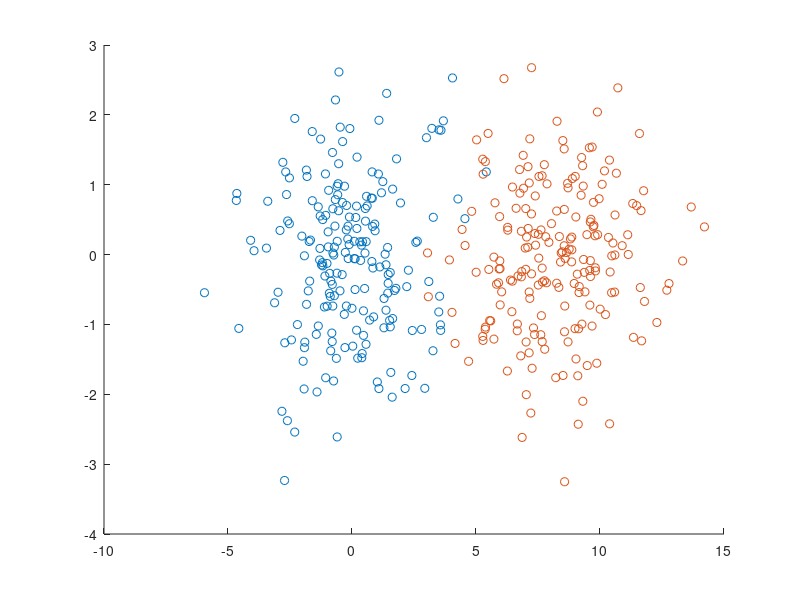

The MATLAB script that drew this image: (Note: this script raises an error after producing the figure.)
function test_snr()
addpath('/Users/gkour/drive/PhD/events_analysis/Neural Decoding')

%test_basic_transfer()
test_SNT_T_reduces_to_SNR()

%test_congruent();


end


function test_basic_transfer()

    cov = [4, 0; 0, 1];
    
    samples_m1 = mvnrnd([0 ,5],cov,200);
    samples_m2 = mvnrnd([0 ,5],cov,200);
    samples_m3 = mvnrnd([15 ,0],cov,200);

    
    figure;
    hold on;
    scatter(samples_m1(:,1),samples_m1(:,2))
    scatter(samples_m2(:,1),samples_m2(:,2))
    scatter(samples_m3(:,1),samples_m3(:,2))
    axis equal;
    hold off;
    
    [geom1.centroid, geom1.R2, geom1.D, geom1.U, geom1.Ri, geom1.N] = extract_geometry(samples_m1);
    [geom2.centroid, geom2.R2, geom2.D, geom2.U, geom2.Ri, geom2.N] = extract_geometry(samples_m2); 
    [geom3.centroid, geom3.R2, geom3.D, geom3.U, geom3.Ri, geom3.N] = extract_geometry(samples_m3);
    
    
    [~,error_c] = SNR_T(geom1, geom2, geom3);
    arrayfun(error_c, 1:20)
            
end

function test_SNT_T_reduces_to_SNR()
    cov = [4, 0; 0, 1];
    
    samples_m1 = mvnrnd([0 ,0],cov,200);
    samples_m2 = mvnrnd([8 ,0],cov,200);
    
    figure;
    hold on;
    scatter(samples_m1(:,1),samples_m1(:,2))
    scatter(samples_m2(:,1),samples_m2(:,2))
    hold off;
    
    
    [geom1.centroid, geom1.R2, geom1.D, geom1.U, geom1.Ri, geom1.N] = extract_geometry(samples_m1);
    [geom2.centroid, geom2.R2, geom2.D, geom2.U, geom2.Ri, geom2.N] = extract_geometry(samples_m2); 
    
    [~,error_snr] = SNR(geom1, geom2);
    snr_error_res = arrayfun(error_snr, 1:20);
    
    [~,error_snrT] = SNR_T(geom1, geom2, geom1);
    snrT_error_res = arrayfun(error_snrT, 1:20);
    
    assert(all(snr_error_res==snrT_error_res))
    
end

function test_overlapping_geometries()
    
    cov = [1, 0; 0, 4];
    samples_m1 = mvnrnd([0 ,0],cov,200);
    samples_m2 = mvnrnd([2 ,0],cov,200);
    
    figure;
    hold on;
    scatter(samples_m1(:,1),samples_m1(:,2))
    scatter(samples_m2(:,1),samples_m2(:,2))
    hold off;
    
    [geom1.centroid, geom1.R2, geom1.D, geom1.U, geom1.Ri, geom1.N] = extract_geometry(samples_m1);
    [geom2.centroid, geom2.R2, geom2.D, geom2.U, geom2.Ri, geom2.N] = extract_geometry(samples_m2);


    [snr,error_a] = SNR(geom1, geom2);
    arrayfun(error_a, 1:20)
end

function test_biased_geometries()
    
    cov = [1, 0; 0, 4];
    samples_m1 = mvnrnd([0 ,0],cov,200);
    samples_m2 = mvnrnd([4 ,0],2*cov,200);
    
    figure;
    hold on;
    scatter(samples_m1(:,1),samples_m1(:,2))
    scatter(samples_m2(:,1),samples_m2(:,2))
    hold off;
    
    [geom1.centroid, geom1.R2, geom1.D, geom1.U, geom1.Ri, geom1.N] = extract_geometry(samples_m1);
    [geom2.centroid, geom2.R2, geom2.D, geom2.U, geom2.Ri, geom2.N] = extract_geometry(samples_m2);


    [snr,error_a] = SNR(geom1, geom2);
    arrayfun(error_a, 1:20)
    
    [snr,error_b] = SNR(geom2, geom1);
    arrayfun(error_b, 1:20)
    
end
